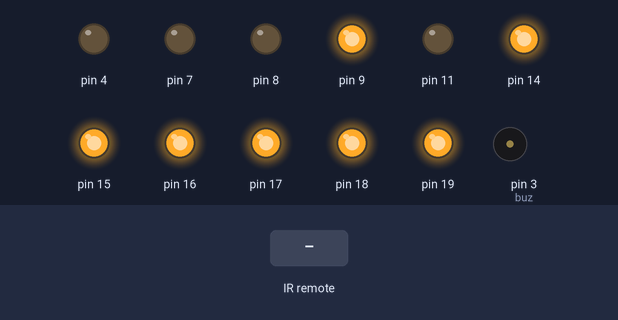
Bench run of a sketch on a simulated Arduino Nano, built with avr-gcc and run on an emulated ATmega328P. Shown: output pins drawn as LEDs (lit = HIGH), buzzer (waves = sounding, pin HIGH). The test bench sets the inputs (shaded band). What the sketch prints to the serial monitor is not drawn.

Above: at 1.6 s.
1.7 s: infrared code 0x61D6D02F received
At 2.2 s:
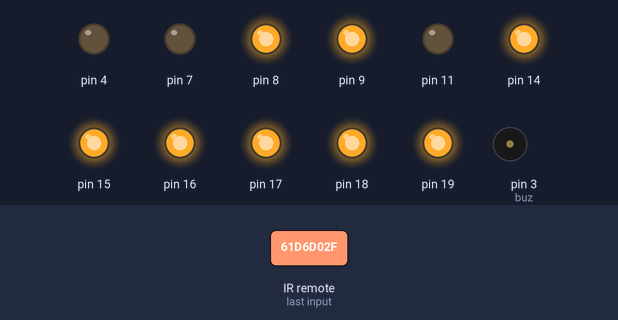
3.2 s: infrared code 0x61D69A65 received
At 4.4 s:
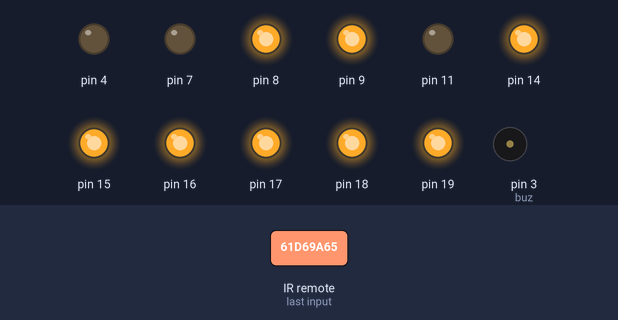
4.7 s: infrared code 0x61D6708F received
At 5.7 s:
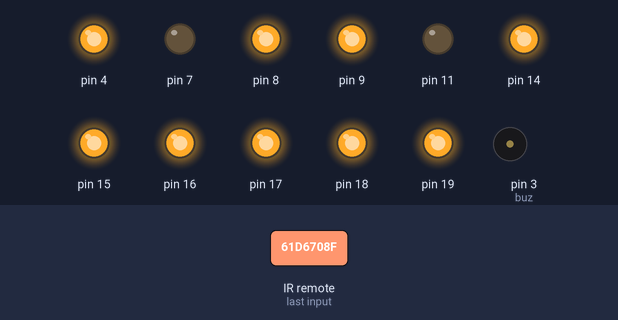
6.2 s: infrared code 0x61D6A857 received
At 6.7 s:
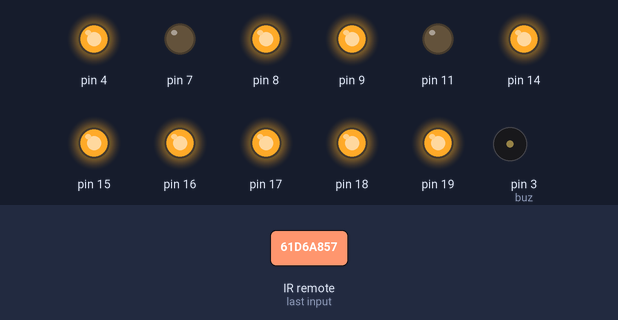
7.7 s: infrared code 0x61D69A65 received
At 8.9 s:
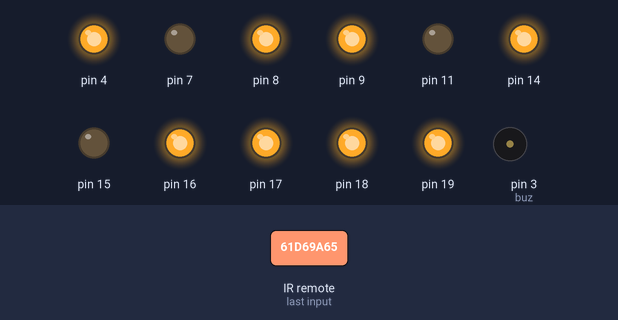
9.2 s: infrared code 0x61D6AA55 received
At 10.2 s:
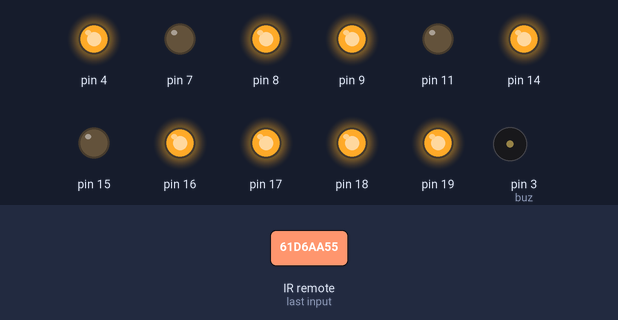
Timing chart, 0 to 11.7 s (numbered marks = the images above; inputs shaded):
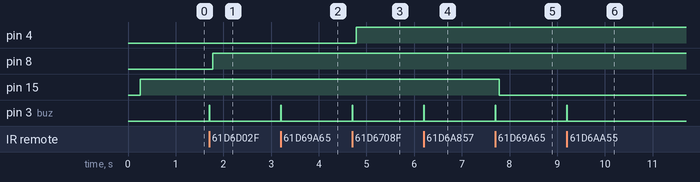

Measured:
- after the input at 1.7 s, pin 8: LOW → HIGH after 0.08 s; pin 3 (buz): LOW → HIGH at once, → LOW 0.01 s later
- after the input at 3.2 s, pin 3 (buz): LOW → HIGH at once, → LOW 0.01 s later
- after the input at 4.7 s, pin 4: LOW → HIGH after 0.08 s; pin 3 (buz): LOW → HIGH at once, → LOW 0.01 s later
- after the input at 6.2 s, pin 3 (buz): LOW → HIGH at once, → LOW 0.01 s later
- after the input at 7.7 s, pin 15: HIGH → LOW after 0.08 s; pin 3 (buz): LOW → HIGH at once, → LOW 0.01 s later
- after the input at 9.2 s, pin 3 (buz): LOW → HIGH at once, → LOW 0.01 s later

The sketch:

olympus_stable_update_version_3.0.ino
```cpp
#include<IRremote.h>
#define r 30
#define rel1 4//main light
#define rel2 11// led light
#define rel3 7//fan
#define rel4 8//exhaust
#define rel5 14// surround
#define rel6 15// small sound
#define rel7 16//projector
#define rel8 17//switch
#define rel9 19
#define rel10 18
#define rel11 9

#define buz  3
#define ldr A7
#define irpin 12
#define pirpin 10


void(* resetFunc) (void) = 0; //declare reset function @ address 0

IRrecv ir(irpin);
decode_results irresult;

bool priority, temp,mute,deepc; //v
```

Olympus_version_3.ino
```cpp
void loop()
{
  remote();
}
```

class.ino
```cpp
void SWtimer(int seco, char c = 'm');


class Switch
{
  private:
    byte relay;
    bool relayon, relayoff;

  public:
    bool state , flag , relaytype ;
    unsigned long mark, period, total;

    Switch(byte relay)
    {
      this->relay = relay;
      initialise();
    }

    void initialise()
    {
      Serial.print("relay pin ");
      Serial.println(relay);
      pinMode(relay, OUTPUT);
      digitalWrite(relay, relayoff);
    }

    void definetype(bool x = 1)
    {
      relaytype = x;
      if (relaytype == 1) // normal
      {
        if (deepc) Serial.print("  relay type flip  ");
        relayon = 1;
        relayoff = 0;
      }
      else      //flip
      {
        if (deepc)Serial.print("  relay type flip  ");
        relayon = 0;
        relayoff = 1;
      }
    }


    void SWon()
    {
      digitalWrite(relay, relayon);
      if (deepc)Serial.print("  relay on  ");
      flag = LOW;
      period = 0;
    }
    void SWoff()
    {
      digitalWrite(relay, relayoff);
      if (deepc)Serial.print("  relay off  ");
      flag = LOW;
      period = 0;
    }

    void SW()
    {
      state = !state;
      digitalWrite(relay, state);
      debug();
      if (relaytype == 1)
      {
        if (state == relayon)if (deepc)Serial.println(" ON");
        if (state == relayoff)if (deepc)Serial.println(" OFF");
      }
      else
      {
        if (state == relayon)if (deepc)Serial.println(" OFF");
        if (state == relayoff)if (deepc)Serial.println(" ON");
      }

      period = 0;
      flag = LOW;
    }


    void SWtimer(int seco, char c = 'm')
    {
      mark = 0;
      period = 0;
      if (c == 's')
        period = seco * 1000;
      else if (c == 'm')
        period = seco * 60000;
      else if (c == 'h')
        period = seco * 3600000;
      state = relayon;
      digitalWrite(relay, state);
      mark = millis();
      total = period + mark;
      temp = priority;
      priority = 1;
      flag = HIGH;
      Serial.print(" TIMER ON ");
      debug();
    }


    void down()
    {
      state = LOW;
      mark = 0;
      period = 0;
      flag = 0;
    }

    void debug()
    {
      switch (relay)
      {
        case 30: Serial. println(" RESET "); break;
        case 4: Serial. println(" MAIN LIGHT "); break;
        case 11: Serial. println( " LED LIGHT "); break;
        case 7: Serial. println(" FAN "); break;
        case 8: Serial. println(" EXHAUST "); break;
        case 14: Serial. println("  "); break;
        case 15: Serial. println("  "); break;
        case 16: Serial. println("  "); break;
        case 17: Serial. println("  "); break;
        case 19: Serial. println(" PROJECTOR "); break;
        case 18: Serial. println(" BT SPEAKER "); break;
        case 9: Serial. println("  "); break;

      }
    }


};


Switch mod[12] = {r, rel1, rel2, rel3, rel4, rel5, rel6, rel7, rel8, rel9, rel10, rel11};


void setup()
{
  Serial.begin(9600);
  ir.enableIRIn();
  deepc = 1;
  //--
  deftype();    //v
  initialise(); //v
  setinitial();  //v

  //--
  pinMode(buz, OUTPUT);
  pinMode(pirpin, INPUT);
  pinMode(ldr, INPUT);
  digitalWrite(pirpin, LOW);
  mute = 0;
  //--

}
```

functions.ino
```cpp
void buzz(int n) //v
{
  if (mute == 0)
  {
    int del = 10;
    digitalWrite(buz, LOW);
    for (int i = 0; i < n; i++)
    {
      digitalWrite(buz, HIGH);
      delay(del);
      digitalWrite(buz, LOW);
      delay(del + 60);
    } digitalWrite(buz, LOW);
  }
}


void mutesw()//v
{
  mute = !mute;
}


void RESW() {}
//--

void deftype()  //v
{
  for (int i = 1; i < 5; i++)
  {

    mod[i].definetype(1);

  }
  for (int i = 5; i < 12; i++)
    mod[i].definetype(0);
}

void setinitial() //v
{
  for (int i = 1; i < 12; i++)
    mod[i].SWoff();
}

void initialise()  //v
{
  for (int i = 0; i < 12; i++)
    mod[i].initialise();
}

//--
```

remote.ino
```cpp
void remote()
{
  if (ir.decode(&irresult))
  {
    buzz(1);
    switch (irresult.value)
    {
      case (0x61D628D7):
        mod[3].SWtimer(1);
        Serial.println("CODE_SELECT");
        break;

      case 0x61D69A65:
        mod[6].SW();
        Serial.println("CODE_RIGHT");
        break;

      case 0x61D6A857:
        mod[8].SW();
        Serial.println("CODE_LEFT");
        break;

      case 0x61D6AA55:
        mod[5].SW();
        Serial.println("CODE_UP");
        break;

      case 0x61D618E7:
        mod[7].SW();
        Serial.println("CODE_DOWN");
        break;

      case 0x61D632CD:
        if (mod[9].state == 0)
          mod[9].SW();
        else if (mod[9].state == 1)
          mod[9].SWtimer(1);
        Serial.println("CODE_MENU");
        break;

      case 0x61D6728D:
        mod[10].SW();
        Serial.println("CODE_EXIT");
        break;

      case 0x61D6D02F:
        mod[4].SW();
        Serial.println("CODE_SOURCE");
        break;

      case 0x61D6F00F:
        Serial.println("CODE_ZOOM");
        mod[0].SWtimer(20, 's');
        break;

      case 0x61D6708F:
        mod[1].SWtimer(10);

        Serial.println("CODE_VOLUP");
        break;

      case 0x61D612ED:
        mod[4].SWtimer(10);

        Serial.println("CODE_VOLDW");
        break;

      case 0x61D6629D:
        mod[3].SWtimer(15);

        Serial.println("CODE_PIC");
        break;

      case 0x61D6EA15:
        mod[3].SWtimer(30);

        Serial.println("CODE_SOUND");
        break;

      case 0x61D6DA25:
        mod[3].SWtimer(45);
        Serial.println("CODE_FREEZE");
        break;

      case 0x61D6906F:
        mod[3].SW();
        Serial.println("CODE_PLAY");
        break;

      case (0x61D652AD):
        mod[2].SW();
        Serial.println("CODE_MUTE");
        break;

      case 0x61D648B7:
        buzz(5);
        mod[0].SWtimer(20, 's');
        Serial.println("CODE_FF");
        break;

      case 0x61D610EF:
        mod[1].SWtimer(30);
        Serial.println("CODE_RW");
        break;

      case 0x61D6F20D:
        mutesw();
        Serial.println("CODE_NEXT");
        break;

      case 0x61D630CF:
        mod[4].SWtimer(30);
        Serial.println("CODE_BACK");
        break;

      case 0x61D69867:
        RESW();
        Serial.println("CODE_VERT");
        break;


      case 0x61D6A25D:
        mod[2].SWtimer(5);
        Serial.println("CODE_HORI");
        break;

      case (0x61D67887):
        Serial.println("CODE_LISTEN");
        mod[0].SWtimer(0, 's');
        break;


      //--------------------------------------------------------------------------------
      case 0x61D650AF:
        mod[1].SW();
        Serial.println("CODE_POWER");
        break;

      case 0x5E7DB3DC ://power
        mod[1].SW();
        Serial.println("CODE_POWER MOB");
        break;

      case 0xF874E0F8 ://home
        Serial.println("CODE_HOME MOB");
        mod[0].SWtimer(0, 's');
        break;

      case 0xF574DC41 ://option
        Serial.println("CODE_OPTION MOB");
        RESW();
        break;

      case 0x76A77416 ://ok
        Serial.println("CODE_OK MOB");
        mutesw();
        break;

      case 0x8453B5A5 ://vol  down
        Serial.println("CODE_VOLDOWN MOB");
        mod[10].SW();
        break;

      case 0x8753BA5C :// vol up
        Serial.println("CODE_VOLUP MOB");
        mod[9].SW();
        break;

      case 0xEB58E7B6 ://back
        buzz(5);
        mod[0].SWtimer(20, 's');
        Serial.println("CODE_BACK MOB");
        break;

      case 0x52120F2 ://up
        Serial.println("CODE_UP MOB");
        mod[1].SW();
        break;

      case 0x6212287 ://up
        Serial.println("CODE_UP MOB");
        mod[1].SW();
        break;

      case 0xDE3AA631 ://down
        Serial.println("CODE_DOWN MOB");
        mod[2].SW();
        break;

      case 0xEA58E625 ://left
        Serial.println("CODE_LEFT MOB");
        mod[4].SW();
        break;

      case 0x69893291 ://right
        Serial.println("CODE_RIGHT MOB");
        mod[3].SW();
        break;
    }
    delay(100);
    ir.resume();
  }


}
```
